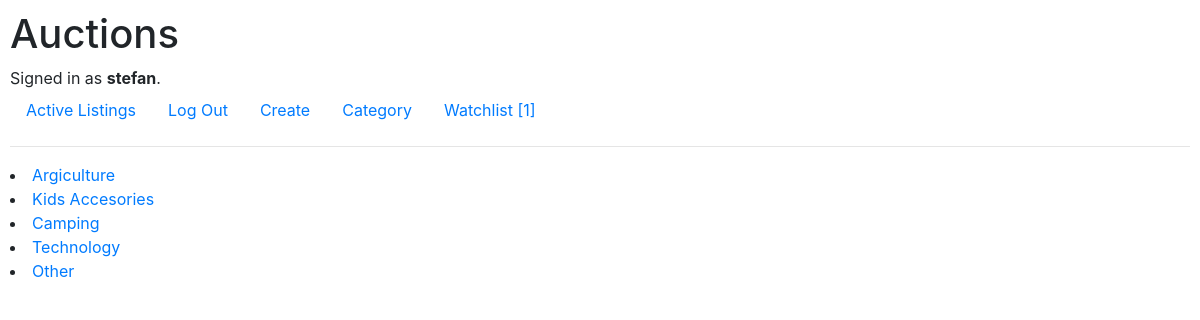
/categories/ (signed in), run on the app's committed database.
### auctions/models.py (models this page shows)
class User(AbstractUser):
    pass

class Category(models.Model):
    name = models.CharField(max_length=60)
    def __str__(self):
        return f"{self.name}"

### auctions/views.py (the view)
# urls.py: path("categories/", views.categories, name='categories'),
@login_required
def categories(request):
    count = Watchlist.objects.filter(user_id=request.user).count()
    categories = Category.objects.all()
    return render(request, "auctions/categories.html", {
        'categories': categories,
        'count': count
    })

### auctions/templates/auctions/categories.html
{% extends "auctions/layout.html" %}
{% load static %}
{% block body %}
{% for category in categories %}
    <li>
        <a href="{% url 'category' category.id %}">{{ category }}</a>
    </li>
{% endfor %}
{% endblock %}

### auctions/templates/auctions/layout.html (shortened to what this page needs)
{% load static %}
<!DOCTYPE html>
<html lang="en">
    <head>
        <link rel="stylesheet" href="https://stackpath.bootstrapcdn.com/bootstrap/4.4.1/css/bootstrap.min.css">
        <link href="{% static 'auctions/styles.css' %}" rel="stylesheet">
    </head>
    <body>
        <h1>Auctions</h1>
        <div>
            {% if user.is_authenticated %}
                Signed in as <strong>{{ user.username }}</strong>.
            {% else %}
                Not signed in.
            {% endif %}
        </div>
        <ul class="nav">
            <li class="nav-item">
                <a class="nav-link" href="{% url 'index' %}">Active Listings</a>
            </li>
            {% if user.is_authenticated %}
                <li class="nav-item">
                    <a class="nav-link" href="{% url 'logout' %}">Log Out</a>
                </li>
                <li class="nav-item">
                    <a class="nav-link" href="{% url 'create' %}">Create</a>
                </li>
                <li class="nav-item">
                    <a class="nav-link" href="{% url 'categories' %}">Category</a>
                </li>
                <li class="nav-item">
                    <a class="nav-link" href="{% url 'watchlist' %}">Watchlist [{{ count }}]</a>
                </li>
            {% endif %}
        </ul>
        <hr>
        {% block body %}
        {% endblock %}
    </body>
</html>

### auctions/static/auctions/styles.css (style rules this page uses)
body { padding: 10px; }

### data on the page
User: username "stefan"
Category: name "Argiculture"
Category: name "Kids Accesories"
Category: name "Camping"
Category: name "Technology"
Category: name "Other"

### other printed values
{{ count }} "1"
